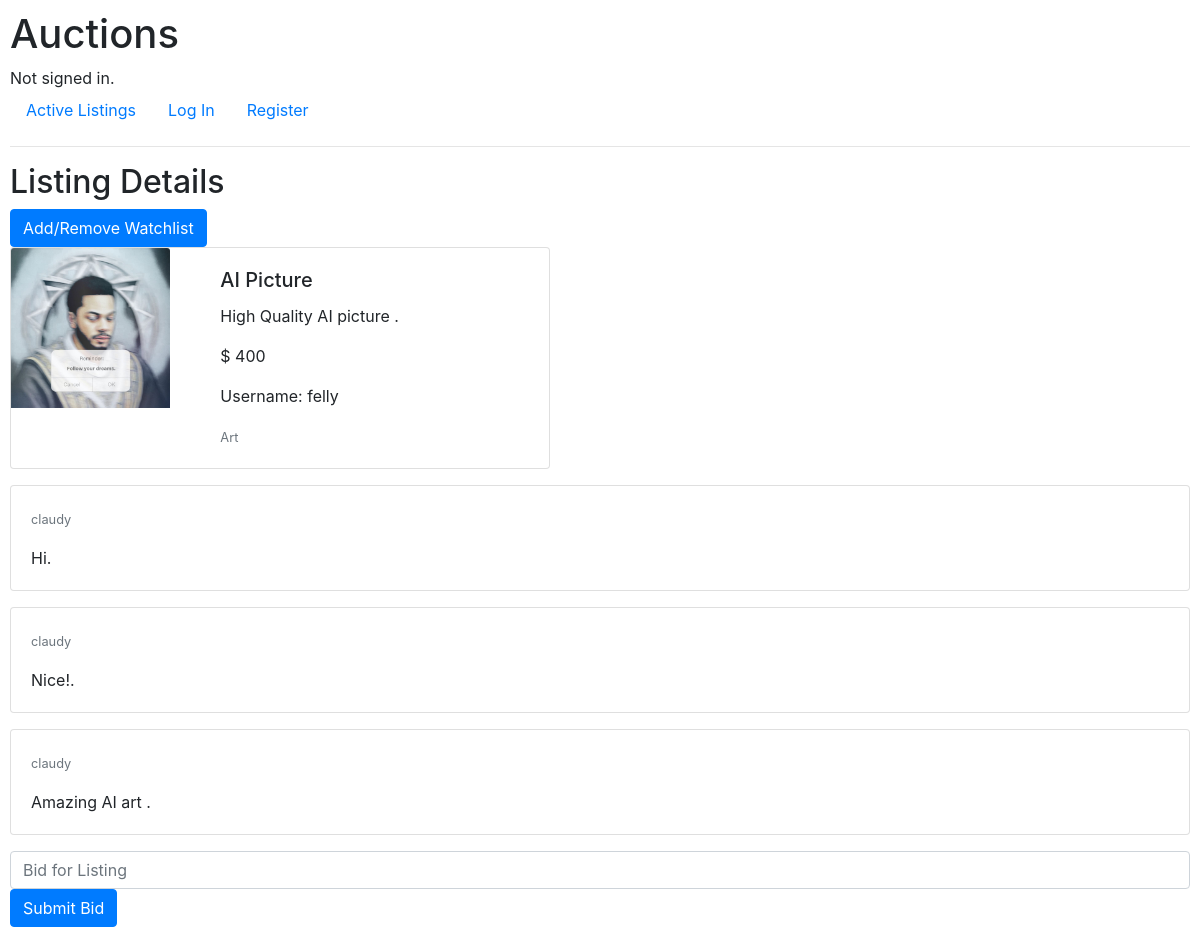
/listing/4, run on the app's committed database.
### auctions/models.py (models this page shows, shortened)
class Listing(models.Model):
    id = models.BigAutoField(primary_key=True)
    author = models.ForeignKey(User, on_delete=models.CASCADE, related_name="listings")
    title = models.CharField(max_length=200)
    image = models.ImageField(upload_to='auctions/')  # Store uploaded auction item
    price = models.IntegerField(default=0)
    isActive = models.BooleanField(default=True)
    description = models.CharField(max_length=400)
    category = models.CharField(max_length=200)
    watchlist = models.ManyToManyField(User, blank=True, related_name="listingwatchlist")

class User(AbstractUser):
    id = models.BigAutoField(primary_key=True)
    def __str__(self):
        return self.username

class Comment(models.Model):
    id = models.BigAutoField(primary_key=True)
    author = models.ForeignKey(User, on_delete=models.CASCADE, blank=True, null=True, related_name="userComment")
    listing = models.ForeignKey(Listing, on_delete=models.CASCADE, blank=True, null=True, related_name="listingComment")
    message = models.CharField(max_length=200)

### auctions/views.py (the view)
# urls.py: path("listing/<int:id>", views.listing, name="listing"),
def listing(request, id):
    listing = get_object_or_404(Listing, pk=id, isActive=True)
    show_comments = Comment.objects.filter(listing=listing)
    return render(request, "auctions/listing.html", {
        "listing": listing,
        "show_comments": show_comments
    })

### auctions/templates/auctions/listing.html (shortened to what this page needs)
{% extends "auctions/layout.html" %}
{% block body %}
    <h2>Listing Details</h2>
{% if request.user != listing.author %}
    <form action="{% url 'add_to_watchlist' listing.id  %}" method="post">
        <input class="btn btn-primary" type="submit" value="Add/Remove Watchlist">
    </form>
    {% endif %}
    <div class="card mb-3" style="max-width: 540px;">
        <div class="row g-0">
          <div class="col-md-4">
            <img src="{{ listing.image.url }}" class="card-img-top" alt="{{ listing.title }}">
          </div>
          <div class="col-md-8">
            <div class="card-body">
              <h5 class="card-title">{{ listing.title }}</h5>
              <p class="card-text">{{ listing.description }}.</p>
              <p class="card-text">$ {{ listing.price }} </p>
              <p class="card-text">Username: {{ listing.author }} </p>
              <p class="card-text"><small class="text-muted">{{ listing.category }}</small></p>
            </div>
          </div>
        </div>
      </div>
      {% for comments in show_comments %}
      <div class="card mb-3">
        <div class="card-body">
          <p class="card-text"><small class="text-muted">{{ comments.author }}</small></p>
          <p class="card-text">{{ comments.message }}.</p>
        </div>
      </div>
      {% endfor %}
      <form action="{% url 'bid' listing.id  %}" method="post">
        <input class="form-control" type="number" name="bid" placeholder="Bid for Listing" min="0">
        <input class="btn btn-primary" type="submit" value="Submit Bid">
    </form>
{% endblock %}

### auctions/static/auctions/styles.css (style rules this page uses)
body { padding: 10px; }
.card { flex: 0 0 calc(33.33% - 20px); }

### data on the page
Listing: image (picture), title "AI Picture", description "High Quality AI picture", price "400", author "felly", category "Art"
Comment: author "claudy", message "Hi"
Comment: author "claudy", message "Nice!"
Comment: author "claudy", message "Amazing AI art"
